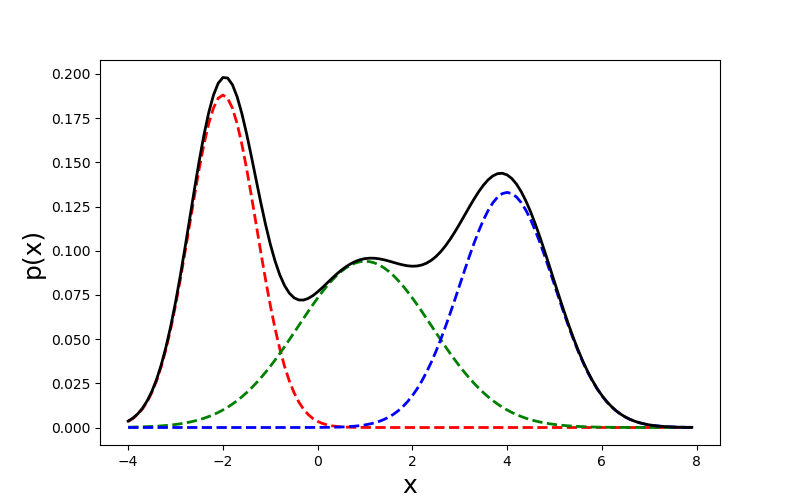

Source code (Python):
"""=============================================================================
Visualize a Gaussian mixture model.
============================================================================="""

import matplotlib.pyplot as plt
import numpy as np
from   scipy.stats import multivariate_normal

plt.style.use('seaborn-deep')

# ------------------------------------------------------------------------------

LINE_WEIGHT = 2
FONT_SIZE = 16

# ------------------------------------------------------------------------------

x = np.arange(-4, 8, 0.1)

# Create densities p(x) and mixture weights \pi_k.
means = [-2, 1, 4]
sigmas = [0.5, 2, 1]
densities = np.array([
    multivariate_normal.pdf(x, mean=-2, cov=0.5),
    multivariate_normal.pdf(x, mean=1,  cov=2),
    multivariate_normal.pdf(x, mean=4,  cov=1)
])
weights = np.array([1/3., 1/3., 1/3.])

# Sanity check configuration.
assert len(densities) == len(weights)
assert np.isclose(weights.sum(), 1.0)

plt.figure(figsize=(8, 5))

legend = []
mixture = []
for i, (d, w, c, mu, sigma) in enumerate(zip(densities, weights,
                                             ['r', 'g', 'b'], means, sigmas)):
    plt.plot(x, w * d, linewidth=LINE_WEIGHT, ls='--', c=c)
    mixture.append(w * d)
    legend.append('mean = %s, var = %s, weight = %s' % (mu, sigma, round(w, 2)))

legend.append('GMM density')
mixture = np.array(mixture).sum(axis=0)
plt.plot(x, mixture, linewidth=LINE_WEIGHT, color='k')

plt.xlabel('x',    fontsize=18)
plt.ylabel('p(x)', fontsize=18)
# plt.legend(legend)
plt.savefig('ml/cluster/gmm/example_1d.png')
# plt.show()
